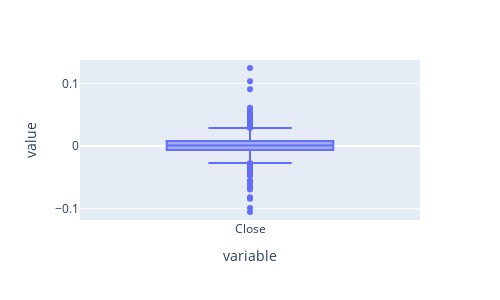

Notebook code for this chart:
### Markdown cell above
### Box Plots
Box Plot also know as a box and whisker plot is another way to visualize the normality of a variable. It displays the distribution of data based on a five-number summary i.e. minimum, first quartile (Q1), median (Q2), third quartile (Q3) and maximum.

### Code cell
log_returns.plot(kind= 'box').update_layout(autosize = False, width=500, height=300)

### Figure 1 — Plotly figure (JSON) as saved in the notebook; plotly's stock layout.template omitted (floating-point values rounded to 4 significant figures; data arrays with more than 128 entries replaced by an {"elided": "..."} marker saying what was removed)
{"data": [{"alignmentgroup": "True", "hovertemplate": "variable=%{x}<br>value=%{y}<extra></extra>", "legendgroup": "", "marker": {"color": "#636efa"}, "name": "", "notched": false, "offsetgroup": "", "orientation": "v", "showlegend": false, "type": "box", "x": {"elided": "1553 str values"}, "x0": " ", "xaxis": "x", "y": {"elided": "1553 float values"}, "y0": " ", "yaxis": "y"}], "layout": {"autosize": false, "boxmode": "group", "height": 300, "legend": {"tracegroupgap": 0}, "margin": {"t": 60}, "width": 500, "xaxis": {"anchor": "y", "autorange": true, "domain": [0, 1], "range": [-0.5, 0.5], "title": {"text": "variable"}, "type": "category"}, "yaxis": {"anchor": "x", "autorange": true, "domain": [0, 1], "range": [-0.1182, 0.1373], "title": {"text": "value"}, "type": "linear"}}}
